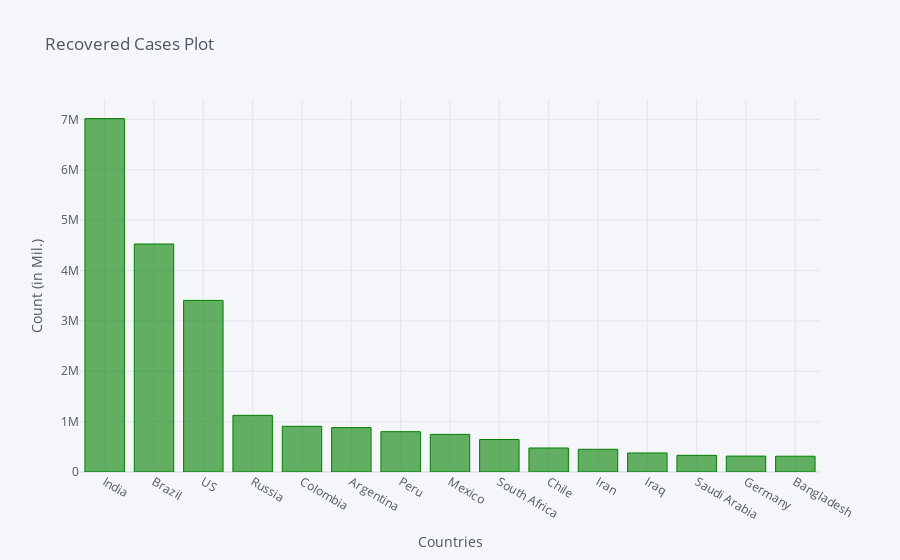

Here is the notebook cell this chart was saved with:
### Code cell
recovered_df2_plot.iplot(kind='bar', x='Country/Region', y='10/24/20',color='green',
                         title='Recovered Cases Plot',xTitle='Countries',yTitle='Count (in Mil.)')

### Figure 1 — Plotly figure (JSON) as saved in the notebook; plotly's stock layout.template omitted (floating-point values rounded to 4 significant figures)
{"data": [{"marker": {"color": "rgba(0, 128, 0, 0.6)", "line": {"color": "rgba(0, 128, 0, 1.0)", "width": 1}}, "name": "10/24/20", "orientation": "v", "text": "", "type": "bar", "x": ["India", "Brazil", "US", "Russia", "Colombia", "Argentina", "Peru", "Mexico", "South Africa", "Chile", "Iran", "Iraq", "Saudi Arabia", "Germany", "Bangladesh"], "y": [7016046, 4526393, 3406656, 1125155, 907379, 881113, 800480, 746939, 644641, 476576, 450891, 378209, 330995, 316124, 313563]}], "layout": {"legend": {"bgcolor": "#F5F6F9", "font": {"color": "#4D5663"}}, "paper_bgcolor": "#F5F6F9", "plot_bgcolor": "#F5F6F9", "title": {"font": {"color": "#4D5663"}, "text": "Recovered Cases Plot"}, "xaxis": {"gridcolor": "#E1E5ED", "showgrid": true, "tickfont": {"color": "#4D5663"}, "title": {"font": {"color": "#4D5663"}, "text": "Countries"}, "zerolinecolor": "#E1E5ED"}, "yaxis": {"gridcolor": "#E1E5ED", "showgrid": true, "tickfont": {"color": "#4D5663"}, "title": {"font": {"color": "#4D5663"}, "text": "Count (in Mil.)"}, "zerolinecolor": "#E1E5ED"}}}
